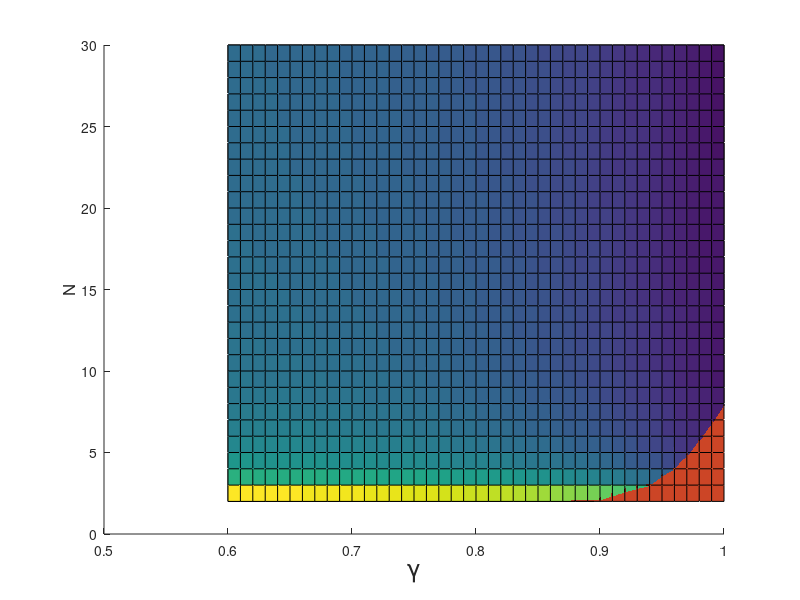
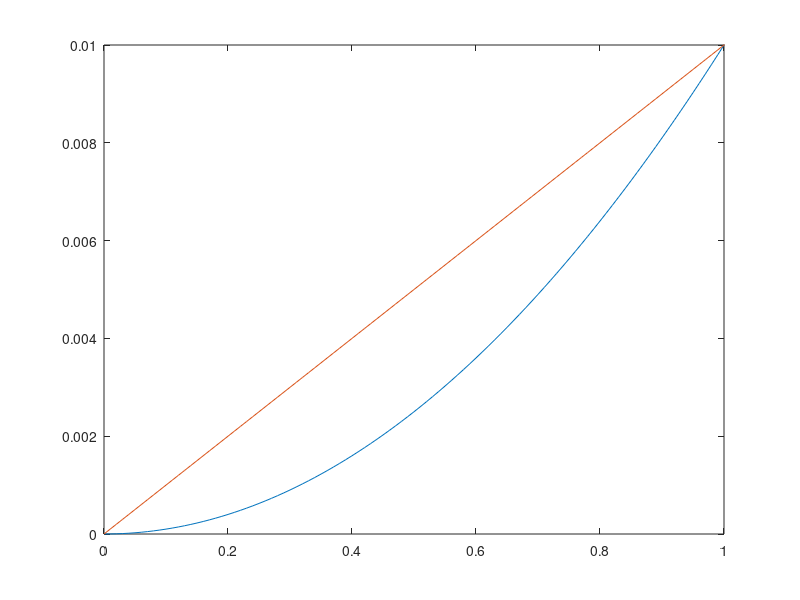

Recreate these plots in MATLAB, in order.
%% regular

N = 30;
tau = 100;
dg = 0.01;
gstart = 0.6;

f = @(x, a, c) 1./(1 + exp(-a.*(x-c)));

t_b = 20;
t_t = 150;

data = zeros(N, size(gstart:dg:1, 2));

for n = 1:N
    e_a = (n + 1) / 2;
    e_a2 = ((n * n) + 1) / 2;
    idg = 1;
    for g = gstart:dg:1
        s_b = 0;
        s_t = 0;
        for i = 1:tau
            s_b = s_b + (g^(i - 1)) * f(i, 0.1, t_b);
            s_t = s_t + (g^(i - 1)) * f(i, 0.1, t_t);
        end
        
        c_eq = (2 * e_a * (1 - (s_t / s_b))) / (e_a2 - e_a);
        
        data(n, idg) = c_eq;
        idg = idg + 1;
    end
end


hold on;
surf(gstart:dg:1, 1:N, data, 'FaceColor', [0.8 0.27 0.15]);
ylabel('N', 'FontSize', 12);
xlabel('\gamma', 'FontSize', 18);
zlabel('C_{eq}', 'FontSize', 12);
zlim([0 5]);

%% EVC

N = 30;
tau = 100;
dg = 0.01;
gstart = 0.6;

f = @(x, a, c) 1./(1 + exp(-a.*(x-c)));
eta = @(x) 0.1 * x^(2);

t_b = 20;
t_t = 40;

data = zeros(N, size(gstart:dg:1, 2));

for n = 1:N
    e_a = (n + 1) / 2;
    e_a2 = ((n * n) + 1) / 2;
    
    idg = 1;
    for g = gstart:dg:1
        s_b = 0;
        s_t = 0;
        mu = 0;
        for i = 1:tau
            s_b = s_b + (g^(i - 1)) * f(i, 0.1, t_b);
            s_t = s_t + (g^(i - 1)) * f(i, 0.1, t_t);
            mu = mu + (g^(i - 1));
        end
        
        e_n_a = (0.1 + (0.1 * n^2)) / 2;
        sub = mu * (e_n_a - eta(1) * e_a);
        num = (e_a * s_t) - sub;
        numnum = 2 * (e_a - (num / s_b));
        c_eq = numnum / (e_a2 - e_a);
               
        data(n, idg) = c_eq;
        idg = idg + 1;
    end
end

hold on;
surf(gstart:dg:1, 1:N, data)
ylabel('N', 'FontSize', 12);
xlabel('\gamma', 'FontSize', 18);
zlabel('C_{eq}', 'FontSize', 12);
zlim([0 5]);

%%

x = 0:0.01:30;

figure;
plot(x, 0.01 .* x.^2);
hold on;
plot(x, 0.01 * x);
xlim([0 1]);
ylim([0 0.01]);